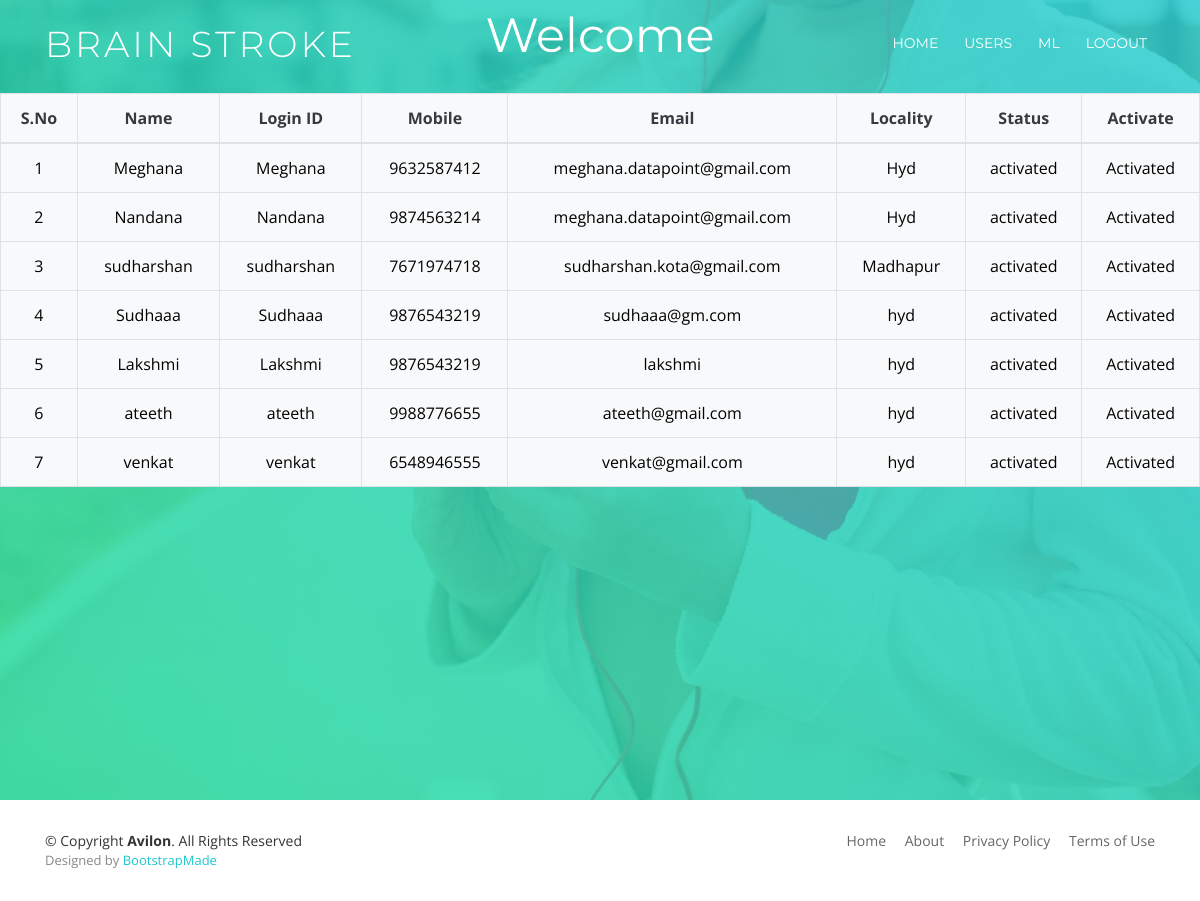
Page /RegisterUsersView/ on the committed database.
### users/models.py (models this page shows, shortened)
class UserRegistrationModel(models.Model):
    name = models.CharField(max_length=100)
    loginid = models.CharField(unique=True,max_length=100)
    password = models.CharField(max_length=100)
    mobile = models.CharField(max_length=100)
    email = models.CharField(max_length=100)
    locality = models.CharField(max_length=100)
    address = models.CharField(max_length=1000)
    city = models.CharField(max_length=100)
    state = models.CharField(max_length=100)
    status  = models.CharField(max_length=100)
    class Meta:
        db_table='Users'

### admins/views.py (the view)
# urls.py: path('RegisterUsersView/', admins.RegisterUsersView, name='RegisterUsersView'),
def RegisterUsersView(request):
    data = UserRegistrationModel.objects.all()
    return render(request,'admins/ViewRegisterUsers.html',{'data':data})

### assets/templates/admins/ViewRegisterUsers.html
{% extends 'Adminbase.html'%}
{%block contents%}
 <section id="intro">
    <div class="intro-text">
      <p><h2>Welcome</h2></p>
      <table class="table table-bordered bg-light text-dark">
    <thead>
      <tr>
        <th>S.No</th>
        <th>Name</th>
        <th>Login ID</th>
        <th>Mobile</th>
        <th>Email</th>
        <th>Locality</th>
        <th>Status</th>
        <th>Activate</th>
      </tr>
    </thead>
    <tbody>
    {% for i in data %}
                                            <tr style="color: Black">
                                                <td>{{forloop.counter}}</td>
                                                <td>{{i.name}}</td>
                                                <td>{{i.loginid}}</td>
                                                <td>{{i.mobile}}</td>
                                                <td>{{i.email}}</td>
                                                <td>{{i.locality}}</td>
                                                <td>{{i.status}}</td>
                                                {% if i.status == 'waiting' %}
                                                <td><a class="btn-link" href="/ActivaUsers/?uid={{ i.id }}"
                                                       style="color:DARKBLUE">Activate</a></td>
                                                {% else %}
                                                <td> Activated</td>
                                                {% endif %}
                                            </tr>
                                            {% endfor %}
    </tbody>
  </table>
    </div>
  </section>
{%endblock%}

### assets/static/css/style.css (style rules this page uses)
body { background: #fff; color: #666666; font-family: "Open Sans", sans-serif; overflow-x: hidden; }
p { padding: 0; margin: 0 0 30px 0; }
h1, h2, h3, h4, h5, h6 { font-family: "Montserrat", sans-serif; font-weight: 400; margin: 0 0 20px 0; padding: 0; }
#intro { width: 100%; height: 100vh; background: linear-gradient(45deg, rgba(29, 224, 153, 0.8), rgba(29, 200, 205, 0.8)), url("../img/intro-bg.jpg") center top no-repeat; background-size: cover; position: relative; }
@media (min-width: 1024px) { #intro { background-attachment: fixed; } }
#intro .intro-text { position: absolute; left: 0; top: 60px; right: 0; height: calc(50% - 60px); display: flex; align-items: center; justify-content: center; text-align: center; flex-direction: column; }
#intro h2 { margin: 30px 0 10px 0; padding: 0 15px; font-size: 48px; font-weight: 400; line-height: 56px; color: #fff; }
#intro p { color: #fff; margin-bottom: 20px; padding: 0 15px; font-size: 24px; }

### rows in the picture
UserRegistrationModel: name "Meghana", loginid "Meghana", mobile "9632587412", email "meghana.datapoint@gmail.com", locality "Hyd", status "activated", shows "Activated"
UserRegistrationModel: name "Nandana", loginid "Nandana", mobile "9874563214", email "meghana.datapoint@gmail.com", locality "Hyd", status "activated", shows "Activated"
UserRegistrationModel: name "sudharshan", loginid "sudharshan", mobile "7671974718", email "sudharshan.kota@gmail.com", locality "Madhapur", status "activated", shows "Activated"
UserRegistrationModel: name "Sudhaaa", loginid "Sudhaaa", mobile "9876543219", email "sudhaaa@gm.com", locality "hyd", status "activated", shows "Activated"
UserRegistrationModel: name "Lakshmi", loginid "Lakshmi", mobile "9876543219", email "lakshmi", locality "hyd", status "activated", shows "Activated"
UserRegistrationModel: name "ateeth", loginid "ateeth", mobile "9988776655", email "ateeth@gmail.com", locality "hyd", status "activated", shows "Activated"
UserRegistrationModel: name "venkat", loginid "venkat", mobile "6548946555", email "venkat@gmail.com", locality "hyd", status "activated", shows "Activated"
